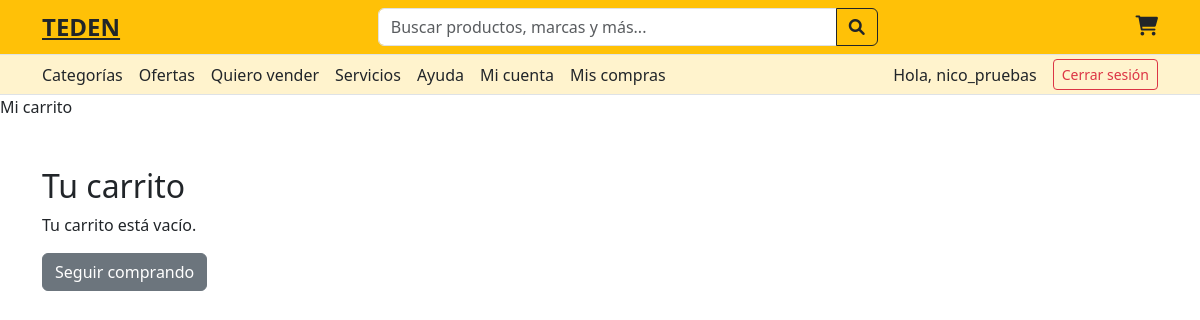
Page /cart/ (signed in) on the earlier database version.
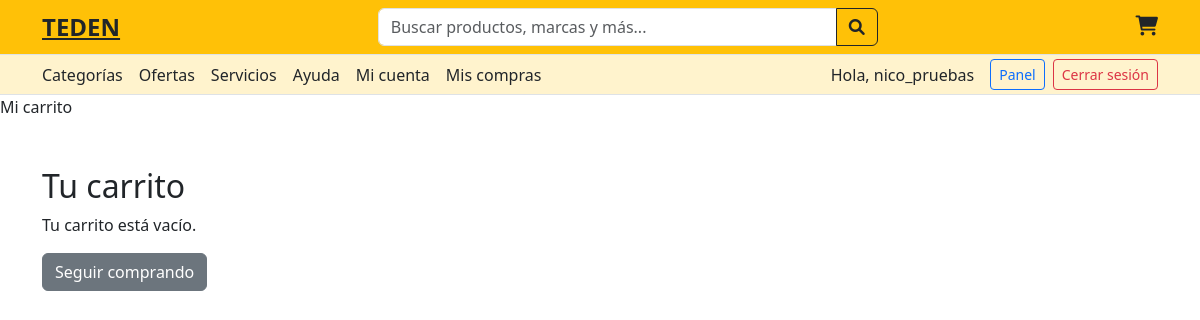
Same page on the later database version.
### cart/views.py (the view)
# urls.py: path('', views.cart_detail, name='cart_detail'),
@login_required
def cart_detail(request):
    cart = get_user_cart(request.user)
    return render(request, 'cart/cart.html', {'cart': cart})

### cart/views.py (called while the page is built)
def get_user_cart(user):
    cart, _ = Cart.objects.get_or_create(user=user)
    return cart

### cart/templates/cart/cart.html (shortened to what this page needs)
{% include "partials/header.html" %}
{% include "partials/register_modal.html" %}
{% block title %}Mi carrito{% endblock %}
{% block content %}
<div class="container mt-5">
  <h2>Tu carrito</h2>
  {% if cart.items.exists %}
    <table class="table">
      <thead>
        <tr>
          <th>Producto</th><th>Cant.</th><th>Precio</th><th>Total</th><th>Acción</th>
        </tr>
      </thead>
      <tbody>
        {% for item in cart.items.all %}
        <tr>
          <td>{{ item.product.name }}</td>
          <td>{{ item.quantity }}</td>
          <td>${{ item.product.price }}</td>
          <td>${{ item.total_price }}</td>
          <td>
            <a href="{% url 'remove_from_cart' item.id %}" class="btn btn-sm btn-danger">
              Eliminar
            </a>
          </td>
        </tr>
        {% endfor %}
      </tbody>
      <tfoot>
        <tr>
          <td colspan="3" class="text-end"><strong>Total:</strong></td>
          <td colspan="2">${{ cart.total_price }}</td>
        </tr>
      </tfoot>
    </table>
    <a href="{% url 'checkout' %}" class="btn btn-primary">Ir al checkout</a>
  {% else %}
    <p>Tu carrito está vacío.</p>
    <a href="{% url 'home' %}" class="btn btn-secondary">Seguir comprando</a>
  {% endif %}
</div>
{% endblock %}

### core/templates/partials/header.html (shortened to what this page needs)
<!DOCTYPE html>
<html lang="es">
<head>
  {% load static %}
  <link rel="stylesheet" href="https://cdn.jsdelivr.net/npm/bootstrap@5.3.0/dist/css/bootstrap.min.css">
  <link rel="stylesheet" href="https://cdnjs.cloudflare.com/ajax/libs/font-awesome/6.0.0-beta3/css/all.min.css">
  <link rel="stylesheet" href="core/css/global.css">
</head>
<body>
<div class="bg-warning py-2 border-bottom">
  <div class="container d-flex flex-wrap justify-content-between align-items-center">
    <div class="d-flex align-items-center gap-3">
      <span class="fw-bold fs-4"><a href="{% url 'home' %}" class="text-decoration-none, text-dark">TEDEN</a></span>
    </div>
    <form class="flex-grow-1 mx-4" style="max-width: 500px;">
      <div class="input-group">
        <input type="text" class="form-control" placeholder="Buscar productos, marcas y más...">
        <button class="btn btn-outline-dark" type="submit"><i class="fas fa-search"></i></button>
      </div>
    </form>
    <div class="d-flex align-items-center gap-3">
      <a href="#" class="text-dark" data-bs-toggle="modal" data-bs-target="#cartModal"><i class="fas fa-shopping-cart fs-5"></i></a>
    </div>
  </div>
</div>
<div class="bg-warning-subtle py-1 border-bottom">
  <div class="container d-flex justify-content-between align-items-center flex-wrap gap-2">
    <div class="d-flex flex-wrap gap-3">
      <a class="text-dark text-decoration-none" href="{% url 'lista_categorias' %}">Categorías</a>
      <a href="#" class="text-dark text-decoration-none">Ofertas</a>
      {% if request.user.is_authenticated and request.user.role == "buyer" %}
        <a class="text-dark text-decoration-none" href="{% url 'convertirse_en_vendedor' %}">Quiero vender</a>
      {% endif %}
      <a class="text-dark text-decoration-none" href="{% url 'ver_servicios' %}">Servicios</a>
      <a  href="{% url 'ayuda' %}" class="text-dark text-decoration-none">Ayuda</a>
      {% if user.is_authenticated %}
        <a href="{% url 'mi_cuenta' %}" class="text-dark text-decoration-none">Mi cuenta</a>
      {% endif %}
      <a href="{% url 'mis_compras' %}" class="text-dark text-decoration-none">Mis compras</a>
    </div>
    <div class="d-flex gap-2 align-items-center">
      {% if user.is_authenticated %}
        <span class="me-2">Hola, {{ user.first_name|default:user.username }}</span>
        {% if user.role == 'seller' %}
          <a href="{% url 'dashboard' %}" class="btn btn-outline-primary btn-sm">Panel</a>
        {% endif %}
        <form method="POST" action="{% url 'logout' %}" class="m-0">
          <button type="submit" class="btn btn-outline-danger btn-sm">Cerrar sesión</button>
        </form>
      {% else %}
        <button class="btn btn-outline-dark btn-sm" data-bs-toggle="modal" data-bs-target="#loginModal">Ingresá</button>
        <button class="btn btn-outline-dark btn-sm" data-bs-toggle="modal" data-bs-target="#registerModal">Registrarse</button>
      {% endif %}
    </div>
  </div>
</div>
{% include "partials/register_modal.html" %}
</body>
</html>

Differences in the rows shown:
changed User "nico_pruebas": role "buyer" → "seller" (drawn)
Other differences:
text no longer shown: "Quiero vender"
text now shown: "Panel"
